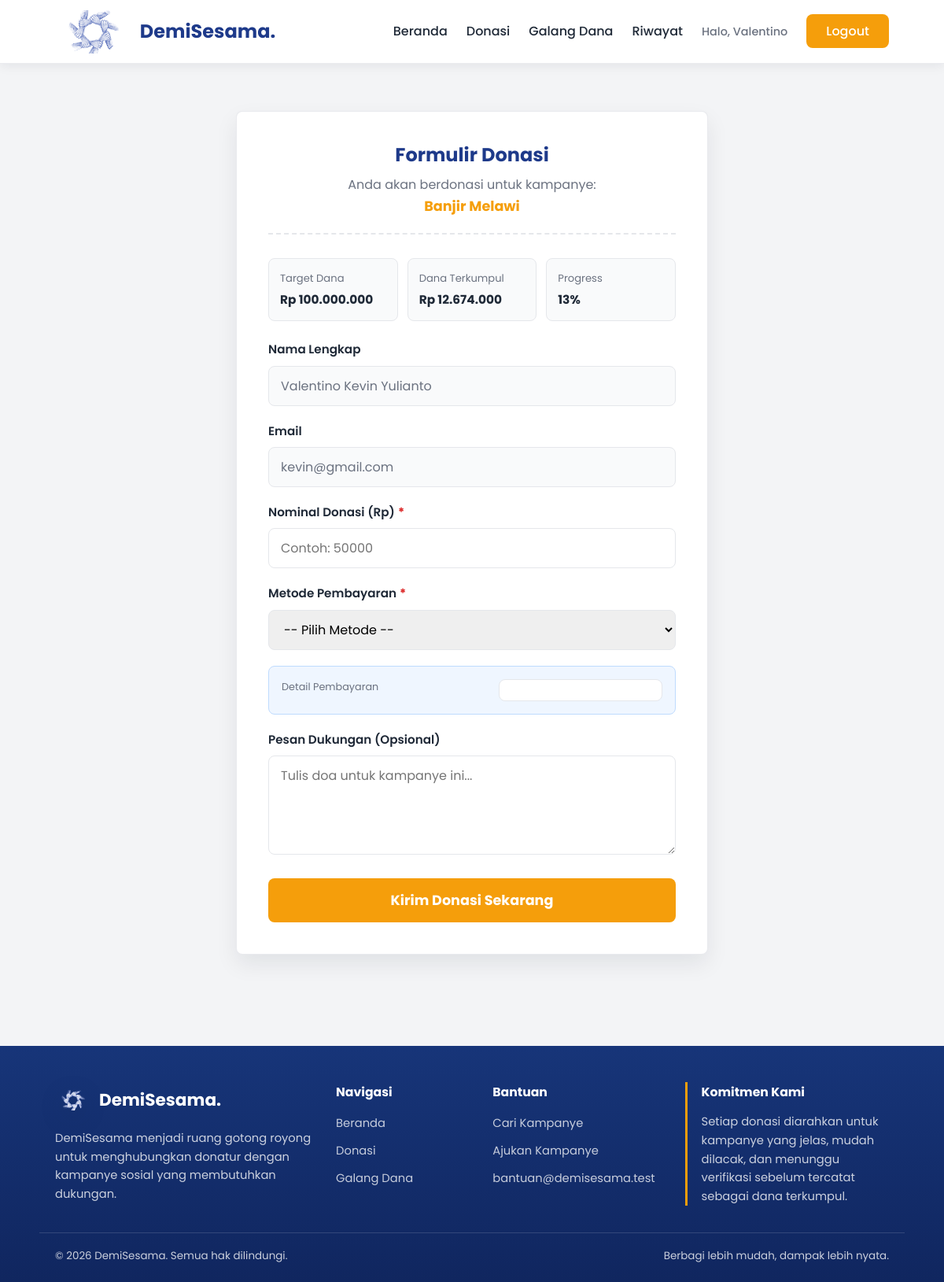
The page /pages/donasi.php (signed in) on the database its author committed.
### tables this page shows
CREATE TABLE `kampanye` (
  `id_kampanye` int(11) NOT NULL AUTO_INCREMENT,
  `id_penyelenggara` int(11) NOT NULL,
  `judul_kampanye` varchar(100) NOT NULL,
  `kategori` varchar(50) NOT NULL,
  `lokasi` varchar(100) NOT NULL,
  `deskripsi` varchar(1000) NOT NULL,
  `target_dana` int(15) NOT NULL,
  `dana_terkumpul` int(15) NOT NULL DEFAULT 0,
  `batas_waktu` date NOT NULL,
  `gambar_poster` varchar(255) NOT NULL,
  `status` ENUM('pending', 'approved', 'rejected', 'completed') NOT NULL DEFAULT 'pending',
  PRIMARY KEY (`id_kampanye`),
  KEY `id_penyelenggara` (`id_penyelenggara`),
  CONSTRAINT `kampanye_ibfk_1`
    FOREIGN KEY (`id_penyelenggara`)
    REFERENCES `penyelenggara` (`id_penyelenggara`)
    ON DELETE CASCADE
    ON UPDATE CASCADE
);

CREATE TABLE `donatur` (
  `id_donatur` int(11) NOT NULL AUTO_INCREMENT,
  `nama_lengkap` varchar(50) NOT NULL,
  `email` varchar(50) NOT NULL,
  `nomor_telepon` varchar(15) NOT NULL,
  `password` varchar(50) NOT NULL,
  PRIMARY KEY (`id_donatur`)
);

### components/path_helper.php (called while the page is built, shortened)
<?php
if (!function_exists('appBaseUrl')) {
    function appBaseUrl() {
        static $base_url = null;
        if ($base_url !== null) {
            return $base_url;
        }
        $document_root = realpath($_SERVER['DOCUMENT_ROOT'] ?? '');
        $project_root = realpath(dirname(__DIR__));
        if ($document_root && $project_root && strpos($project_root, $document_root) === 0) {
            $relative = trim(str_replace('\\', '/', substr($project_root, strlen($document_root))), '/');
            $base_url = '/' . ($relative !== '' ? $relative . '/' : '');
            return $base_url;
        }
        $script_name = str_replace('\\', '/', $_SERVER['SCRIPT_NAME'] ?? '/');
        $base_url = preg_replace('#/(admin|auth|pages)/[^/]*$#', '/', $script_name);
        $base_url = preg_replace('#/[^/]*$#', '/', $base_url);
        return $base_url ?: '/';
    }
}
if (!function_exists('url_for')) {
    function url_for($path = '') {
        $path = (string) $path;
        return appBaseUrl() . ltrim($path, '/');
    }
}
if (!function_exists('asset_url')) {
    function asset_url($path) {
        return url_for($path);
    }
}
if (!function_exists('current_page_path')) {
    function current_page_path() {
        $script_name = str_replace('\\', '/', $_SERVER['SCRIPT_NAME'] ?? '');
        $base_url = appBaseUrl();
        return ltrim(basename($script_name), '/');
    }
}
?>

### components/donation_service.php (called while the page is built, shortened)
<?php
require_once __DIR__ . "/donation_helper.php";
if (!function_exists('getCampaignForDonation')) {
    function getCampaignForDonation($conn, $id_kampanye) {
        $id_kampanye = (int) $id_kampanye;
        $stmt = mysqli_prepare(
            $conn,
            "SELECT k.*, p.nama_penyelenggara
             FROM kampanye k
             INNER JOIN penyelenggara p ON p.id_penyelenggara = k.id_penyelenggara
             WHERE k.id_kampanye = ?"
        );
        mysqli_stmt_bind_param($stmt, "i", $id_kampanye);
        mysqli_stmt_execute($stmt);
        $result = mysqli_stmt_get_result($stmt);
        $campaign = $result ? mysqli_fetch_assoc($result) : null;
        return $campaign;
    }
}
if (!function_exists('getDonorById')) {
    function getDonorById($conn, $id_donatur) {
        $id_donatur = (int) $id_donatur;
        $stmt = mysqli_prepare($conn, "SELECT id_donatur, nama_lengkap, email FROM donatur WHERE id_donatur = ?");
        mysqli_stmt_bind_param($stmt, "i", $id_donatur);
        mysqli_stmt_execute($stmt);
        $result = mysqli_stmt_get_result($stmt);
        $donor = $result ? mysqli_fetch_assoc($result) : null;
        return $donor;
    }
}
?>

### components/donation_helper.php (called while the page is built, shortened)
<?php
require_once __DIR__ . "/path_helper.php";
if (!function_exists('e')) {
    function e($value) {
        return htmlspecialchars((string) $value, ENT_QUOTES, 'UTF-8');
    }
}
if (!function_exists('formatRupiah')) {
    function formatRupiah($value) {
        return "Rp " . number_format((float) $value, 0, ',', '.');
    }
}
?>

### pages/donasi.php (the view, shortened to what this page needs)
<?php
require_once("../components/db_conn.php");
require_once("../components/donation_service.php");
$id_kampanye = filter_input(INPUT_GET, 'id', FILTER_VALIDATE_INT);
if (!$id_kampanye) {
    $id_kampanye = filter_input(INPUT_POST, 'id_kampanye', FILTER_VALIDATE_INT);
}
if (!$id_kampanye) {
    $id_kampanye = 1;
}
$kampanye = getCampaignForDonation($conn, $id_kampanye);
$donatur = getDonorById($conn, $_SESSION['id_donatur']);
$nominal = $_POST['nominal'] ?? '';
$pesan = $_POST['pesan'] ?? '';
$target = $kampanye ? (float) $kampanye['target_dana'] : 0;
$terkumpul = $kampanye ? (float) $kampanye['dana_terkumpul'] : 0;
$persentase = $target > 0 ? min(round(($terkumpul / $target) * 100), 100) : 0;
?>
<!DOCTYPE html>
<html lang="id">
<head>
    <link rel="stylesheet" href="<?php echo asset_url('css/global.css?v=3'); ?>">
    <link rel="stylesheet" href="<?php echo asset_url('css/form.css?v=3'); ?>">
</head>
<body>
    <?php include_once("../components/nav.php") ?>
    <main class="halaman-form">
        <div class="container form-container">
            <div class="form-card">
                <?php if (!$kampanye): ?>
                    <div class="ringkasan-donasi">
                        <h2>Kampanye tidak ditemukan</h2>
                        <p>Silakan kembali ke daftar kampanye dan pilih donasi yang tersedia.</p>
                    </div>
                    <a href="<?php echo url_for('index.php#kampanye'); ?>" class="btn-kembali-home">Kembali ke Kampanye</a>
                <?php else: ?>
                    <div class="ringkasan-donasi">
                        <h2>Formulir Donasi</h2>
                        <p>Anda akan berdonasi untuk kampanye:<br><strong><?php echo e($kampanye['judul_kampanye']); ?></strong></p>
                    </div>
                    <div class="summary-grid">
                        <div>
                            <span>Target Dana</span>
                            <strong><?php echo formatRupiah($kampanye['target_dana']); ?></strong>
                        </div>
                        <div>
                            <span>Dana Terkumpul</span>
                            <strong><?php echo formatRupiah($kampanye['dana_terkumpul']); ?></strong>
                        </div>
                        <div>
                            <span>Progress</span>
                            <strong><?php echo $persentase; ?>%</strong>
                        </div>
                    </div>
                    <form method="POST" action="<?php echo url_for('pages/donasi.php?id=' . (int) $kampanye['id_kampanye']); ?>" class="form-donasi">
                        <div class="form-group">
                            <label for="nama">Nama Lengkap</label>
                            <input type="text" id="nama" value="<?php echo e($donatur['nama_lengkap']); ?>" readonly>
                        </div>
                        <div class="form-group">
                            <label for="email">Email</label>
                            <input type="email" id="email" value="<?php echo e($donatur['email']); ?>" readonly>
                        </div>
                        <div class="form-group">
                            <label for="nominal">Nominal Donasi (Rp)<span class="required">*</span></label>
                            <input type="number" id="nominal" name="nominal" placeholder="Contoh: 50000" min="10000" value="<?php echo e($nominal); ?>" required>
                        </div>
                        <div class="form-group">
                            <label for="metode">Metode Pembayaran<span class="required">*</span></label>
                            <select name="metode" id="metode" required>
                                <option value="">-- Pilih Metode --</option>
                            </select>
                        </div>
                        <div class="payment-preview" id="payment-preview" hidden>
                            <div>
                                <span>Detail Pembayaran</span>
                            </div>
                            <div class="payment-preview-target" id="payment-preview-target"></div>
                        </div>
                        <div class="form-group">
                            <label for="pesan">Pesan Dukungan (Opsional)</label>
                            <textarea id="pesan" name="pesan" rows="4" placeholder="Tulis doa untuk kampanye ini..."><?php echo e($pesan); ?></textarea>
                        </div>
                        <button type="submit" class="btn-submit-form">Kirim Donasi Sekarang</button>
                    </form>
                <?php endif; ?>
            </div>
        </div>
    </main>
    <?php include_once("../components/footer.php") ?>
</body>
</html>

### CSS/global.css (style rules this page uses)
:root { --primary: #1E3A8A; --primary-hover: #3B82F6; --button: #F59E0B; --button-hover: #D97706; --bg-body: #F3F4F6; --white: #FFFFFF; --main-text: #1F2937; --text-desc: #6B7280; --border: #E5E7EB; --danger: #DC2626; --shadow-soft: 0 12px 28px rgba(15, 23, 42, 0.08); --shadow-hover: 0 18px 38px rgba(15, 23, 42, 0.14); }
* { margin: 0; padding: 0; box-sizing: border-box; font-family: 'Poppins', sans-serif; }
body { background-color: var(--bg-body); color: var(--main-text); line-height: 1.6; min-height: 100vh; }
.container { max-width: 1100px; margin: 0 auto; padding: 0 20px; }
html { scroll-behavior: smooth; }
.required { color: var(--danger); margin-left: 4px; font-weight: bold; }

### CSS/form.css (style rules this page uses)
.halaman-form { padding: 60px 0; background-color: var(--bg-body); min-height: 80vh; }
.form-container { display: flex; justify-content: center; }
.form-card { background-color: var(--white); width: 100%; max-width: 600px; padding: 40px; border: 1px solid rgba(229, 231, 235, 0.85); border-radius: 8px; box-shadow: var(--shadow-soft); }
.ringkasan-donasi { text-align: center; margin-bottom: 30px; padding-bottom: 20px; border-bottom: 2px dashed var(--border); }
.ringkasan-donasi h2 { color: var(--primary); margin-bottom: 10px; line-height: 1.25; }
.ringkasan-donasi p { color: var(--text-desc); }
.ringkasan-donasi strong { color: var(--button); font-size: 1.1rem; }
.form-group { margin-bottom: 20px; display: flex; flex-direction: column; }
.form-group label { font-weight: 600; margin-bottom: 8px; color: var(--main-text); font-size: 0.95rem; }
.form-group input, .form-group select, .form-group textarea { padding: 12px 15px; border: 1px solid var(--border); border-radius: 8px; font-family: 'Poppins', sans-serif; font-size: 1rem; outline: none; transition: border-color 0.25s ease, box-shadow 0.25s ease; width: 100%; }
.form-group input[readonly] { background-color: #F9FAFB; color: var(--text-desc); cursor: not-allowed; }
.summary-grid { display: grid; grid-template-columns: repeat(3, minmax(0, 1fr)); gap: 12px; margin-bottom: 24px; }
.summary-grid div { border: 1px solid var(--border); border-radius: 8px; padding: 14px; background-color: #F9FAFB; }
.summary-grid span { display: block; color: var(--text-desc); font-size: 0.82rem; margin-bottom: 4px; }
.summary-grid strong { color: var(--main-text); font-size: 0.96rem; overflow-wrap: anywhere; }
.payment-preview { border: 1px solid #BFDBFE; border-radius: 8px; background-color: #EFF6FF; display: grid; grid-template-columns: minmax(0, 1fr) minmax(180px, 0.8fr); gap: 16px; margin: 6px 0 20px; padding: 16px; }
.payment-preview span, .payment-preview-target span { color: var(--text-desc); display: block; font-size: 0.8rem; margin-bottom: 4px; }
.payment-preview-target { background-color: var(--white); border: 1px solid var(--border); border-radius: 8px; padding: 12px; }
.btn-submit-form { width: 100%; background-color: var(--button); color: var(--white); padding: 15px; border: none; border-radius: 8px; font-size: 1.1rem; font-weight: bold; cursor: pointer; margin-top: 10px; transition: background-color 0.25s ease, transform 0.25s ease; }

### rows shown on the page
kampanye: judul_kampanye "Banjir Melawi", target_dana "Rp 100.000.000", dana_terkumpul "Rp 12.674.000", persentase "13"
donatur: nama_lengkap "Valentino Kevin Yulianto", email "kevin@gmail.com"

### other values the page prints
$nama_pertama_nav "Valentino"
